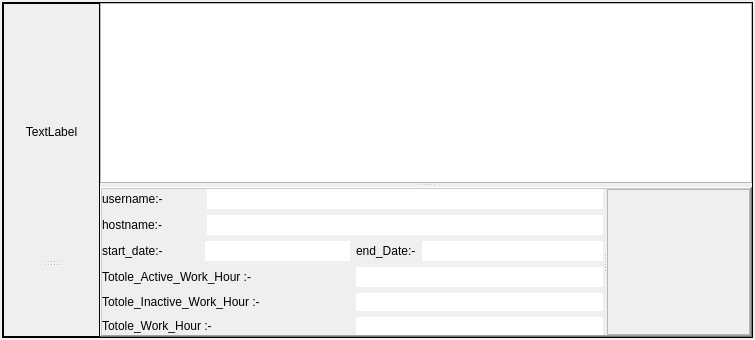
<?xml version="1.0" encoding="UTF-8"?>
<ui version="4.0">
 <class>Form</class>
 <widget class="QWidget" name="Form">
  <property name="geometry">
   <rect>
    <x>0</x>
    <y>0</y>
    <width>755</width>
    <height>340</height>
   </rect>
  </property>
  <property name="windowTitle">
   <string>Form</string>
  </property>
  <layout class="QHBoxLayout" name="horizontalLayout">
   <property name="spacing">
    <number>2</number>
   </property>
   <property name="leftMargin">
    <number>2</number>
   </property>
   <property name="topMargin">
    <number>2</number>
   </property>
   <property name="rightMargin">
    <number>2</number>
   </property>
   <property name="bottomMargin">
    <number>2</number>
   </property>
   <item>
    <widget class="QSplitter" name="splitterMain">
     <property name="frameShape">
      <enum>QFrame::Panel</enum>
     </property>
     <property name="orientation">
      <enum>Qt::Horizontal</enum>
     </property>
     <property name="handleWidth">
      <number>0</number>
     </property>
     <widget class="QSplitter" name="splitterA">
      <property name="frameShape">
       <enum>QFrame::Panel</enum>
      </property>
      <property name="orientation">
       <enum>Qt::Vertical</enum>
      </property>
      <property name="handleWidth">
       <number>2</number>
      </property>
      <widget class="QWidget" name="">
       <layout class="QVBoxLayout" name="verticalLayout_3">
        <item>
         <layout class="QVBoxLayout" name="IconVLay"/>
        </item>
        <item>
         <widget class="QLabel" name="usernameLabel">
          <property name="frameShape">
           <enum>QFrame::NoFrame</enum>
          </property>
          <property name="frameShadow">
           <enum>QFrame::Raised</enum>
          </property>
          <property name="text">
           <string>TextLabel</string>
          </property>
          <property name="textFormat">
           <enum>Qt::RichText</enum>
          </property>
          <property name="alignment">
           <set>Qt::AlignCenter</set>
          </property>
         </widget>
        </item>
       </layout>
      </widget>
      <widget class="QSplitter" name="splitter_4">
       <property name="orientation">
        <enum>Qt::Vertical</enum>
       </property>
       <widget class="QSplitter" name="splitter">
        <property name="orientation">
         <enum>Qt::Vertical</enum>
        </property>
        <widget class="QWidget" name="">
         <layout class="QVBoxLayout" name="InformationPanel" stretch="">
          <property name="spacing">
           <number>0</number>
          </property>
         </layout>
        </widget>
       </widget>
       <widget class="QSplitter" name="splitter_3">
        <property name="orientation">
         <enum>Qt::Vertical</enum>
        </property>
        <widget class="QWidget" name="">
         <layout class="QVBoxLayout" name="SeachLogVLay" stretch="">
          <property name="spacing">
           <number>2</number>
          </property>
          <property name="leftMargin">
           <number>2</number>
          </property>
          <property name="topMargin">
           <number>2</number>
          </property>
          <property name="rightMargin">
           <number>2</number>
          </property>
          <property name="bottomMargin">
           <number>2</number>
          </property>
         </layout>
        </widget>
       </widget>
      </widget>
     </widget>
     <widget class="QSplitter" name="splitterB">
      <property name="orientation">
       <enum>Qt::Vertical</enum>
      </property>
      <widget class="QWidget" name="layoutWidget_2">
       <layout class="QHBoxLayout" name="horizontalLayout_2">
        <item>
         <widget class="QTableWidget" name="tableWidget">
          <property name="font">
           <font>
            <weight>75</weight>
            <bold>true</bold>
           </font>
          </property>
          <property name="alternatingRowColors">
           <bool>true</bool>
          </property>
          <property name="selectionMode">
           <enum>QAbstractItemView::MultiSelection</enum>
          </property>
          <property name="selectionBehavior">
           <enum>QAbstractItemView::SelectRows</enum>
          </property>
          <attribute name="horizontalHeaderCascadingSectionResizes">
           <bool>false</bool>
          </attribute>
          <attribute name="horizontalHeaderHighlightSections">
           <bool>false</bool>
          </attribute>
          <attribute name="horizontalHeaderShowSortIndicator" stdset="0">
           <bool>false</bool>
          </attribute>
          <attribute name="verticalHeaderHighlightSections">
           <bool>false</bool>
          </attribute>
         </widget>
        </item>
       </layout>
      </widget>
      <widget class="QSplitter" name="splitter_2">
       <property name="frameShape">
        <enum>QFrame::WinPanel</enum>
       </property>
       <property name="frameShadow">
        <enum>QFrame::Raised</enum>
       </property>
       <property name="orientation">
        <enum>Qt::Horizontal</enum>
       </property>
       <widget class="QWidget" name="layoutWidget">
        <layout class="QVBoxLayout" name="verticalLayout_5">
         <item>
          <layout class="QVBoxLayout" name="verticalLayout_4">
           <item>
            <layout class="QGridLayout" name="gridLayout" columnstretch="1,4">
             <item row="0" column="0">
              <widget class="QLabel" name="label">
               <property name="text">
                <string>username:-</string>
               </property>
              </widget>
             </item>
             <item row="0" column="1">
              <widget class="QLineEdit" name="userName_LD">
               <property name="inputMask">
                <string/>
               </property>
               <property name="frame">
                <bool>false</bool>
               </property>
               <property name="echoMode">
                <enum>QLineEdit::Normal</enum>
               </property>
              </widget>
             </item>
            </layout>
           </item>
           <item>
            <layout class="QGridLayout" name="gridLayout_2" columnstretch="1,4">
             <item row="0" column="0">
              <widget class="QLabel" name="label_2">
               <property name="text">
                <string>hostname:-</string>
               </property>
              </widget>
             </item>
             <item row="0" column="1">
              <widget class="QLineEdit" name="hostName_LD">
               <property name="frame">
                <bool>false</bool>
               </property>
              </widget>
             </item>
            </layout>
           </item>
          </layout>
         </item>
         <item>
          <layout class="QGridLayout" name="gridLayout_7" columnstretch="0,0">
           <item row="0" column="0">
            <layout class="QGridLayout" name="gridLayout_4" columnstretch="2,3">
             <item row="0" column="0">
              <widget class="QLabel" name="label_4">
               <property name="text">
                <string>start_date:-</string>
               </property>
              </widget>
             </item>
             <item row="0" column="1">
              <widget class="QLineEdit" name="startDate_LD">
               <property name="frame">
                <bool>false</bool>
               </property>
              </widget>
             </item>
            </layout>
           </item>
           <item row="0" column="1">
            <layout class="QGridLayout" name="gridLayout_5">
             <item row="0" column="1">
              <widget class="QLineEdit" name="endDate_LD">
               <property name="frame">
                <bool>false</bool>
               </property>
              </widget>
             </item>
             <item row="0" column="0">
              <widget class="QLabel" name="label_5">
               <property name="text">
                <string>end_Date:-</string>
               </property>
              </widget>
             </item>
            </layout>
           </item>
          </layout>
         </item>
         <item>
          <layout class="QVBoxLayout" name="verticalLayout_6">
           <item>
            <layout class="QGridLayout" name="gridLayout_3" columnstretch="2,2">
             <property name="horizontalSpacing">
              <number>6</number>
             </property>
             <property name="verticalSpacing">
              <number>2</number>
             </property>
             <item row="0" column="0">
              <widget class="QLabel" name="label_3">
               <property name="text">
                <string>Totole_Active_Work_Hour :-</string>
               </property>
              </widget>
             </item>
             <item row="0" column="1">
              <widget class="QLineEdit" name="activeTime_LD">
               <property name="frame">
                <bool>false</bool>
               </property>
              </widget>
             </item>
            </layout>
           </item>
           <item>
            <layout class="QGridLayout" name="gridLayout_6" columnstretch="2,2">
             <item row="0" column="1">
              <widget class="QLineEdit" name="inactiveTime_LD">
               <property name="frame">
                <bool>false</bool>
               </property>
              </widget>
             </item>
             <item row="0" column="0">
              <widget class="QLabel" name="label_6">
               <property name="text">
                <string>Totole_Inactive_Work_Hour :-</string>
               </property>
              </widget>
             </item>
             <item row="1" column="0" colspan="2">
              <layout class="QGridLayout" name="gridLayout_8" columnstretch="2,2">
               <item row="0" column="0">
                <widget class="QLabel" name="label_7">
                 <property name="text">
                  <string>Totole_Work_Hour :-</string>
                 </property>
                </widget>
               </item>
               <item row="0" column="1">
                <widget class="QLineEdit" name="totalTime_LD">
                 <property name="frame">
                  <bool>false</bool>
                 </property>
                </widget>
               </item>
              </layout>
             </item>
            </layout>
           </item>
          </layout>
         </item>
        </layout>
       </widget>
       <widget class="QFrame" name="frame">
        <property name="frameShape">
         <enum>QFrame::StyledPanel</enum>
        </property>
        <property name="frameShadow">
         <enum>QFrame::Raised</enum>
        </property>
       </widget>
      </widget>
     </widget>
    </widget>
   </item>
  </layout>
 </widget>
 <resources/>
 <connections/>
</ui>
